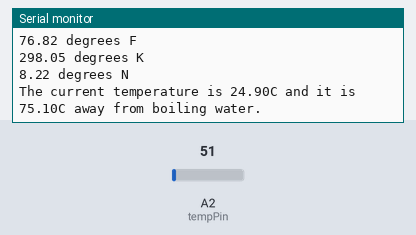
The sketch below on a simulated Arduino Uno, built with avr-gcc and run on an emulated ATmega328P. On the bench: the last lines printed to the serial monitor. Inputs (shaded band) come from the test bench; at power-on: A2 (tempPin) = 51.

Above: at 3.9 s.
4.0 s: A2 (tempPin) set to 61
At 7.0 s:
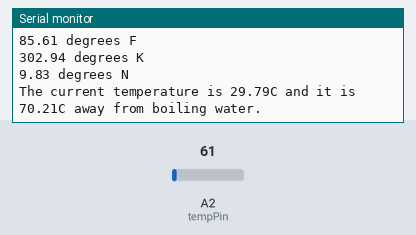
8.0 s: A2 (tempPin) set to 71
At 10.8 s:
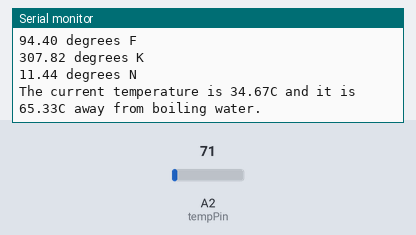
Timing chart, 0 to 12.3 s (numbered marks = the images above; inputs shaded):
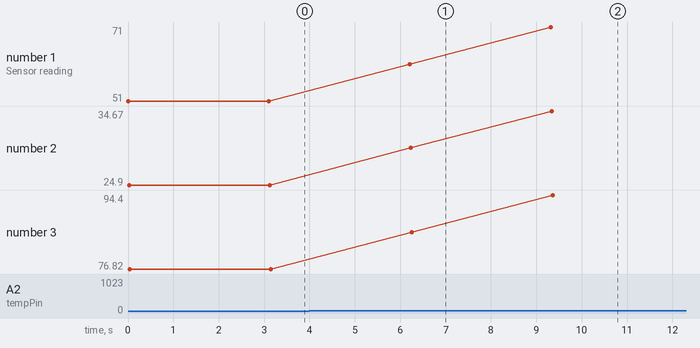

Measured:
- after the input at 4.0 s, the serial monitor: prints a new line after 2.2 s (image 1)
- after the input at 8.0 s, the serial monitor: prints a new line after 1.3 s (image 2)
- plotted number 1: 51 → 61 after the input at 4.0 s, 61 → 71 after the input at 8.0 s
- plotted number 2: 24.9 → 29.79 after the input at 4.0 s, 29.79 → 34.67 after the input at 8.0 s
- plotted number 3: 76.82 → 85.61 after the input at 4.0 s, 85.61 → 94.4 after the input at 8.0 s

The sketch:

Temperature.ino
```cpp
// (licence header left out)
int tempPin = A2;     //The temperature sensor is plugged into pin A2 of the Arduino.
int data;             //This will store the data from the sensor.
int waitTime = 3000;  //Wait
void setup(void) {    //The Setup function runs once.
  Serial.begin(9600); //This will enable the Arduino to send data to the Serial monitor.
}

void loop(void) { //The loop function runs forever.
  data = analogRead(tempPin);        //Read from the temperature sensor
  Serial.print("Sensor reading = "); //Serial.print displays to the Serial Monitor.
  Serial.println(data);                //This is the raw analog reading

  // Calculate and display temperature.
  float temperatureC = (5.0 * data * 100.0) / 1024;
  Serial.print(temperatureC); Serial.println(" degrees C");

  // Convert temperature to Fahrenheight and display.
  float temperatureF = (temperatureC * 9.0 / 5.0) + 32.0;
  Serial.print(temperatureF); Serial.println(" degrees F");

  // Convert temperature to Kelvin and display
  float temperatureK = temperatureC + 273.15;
  Serial.print(temperatureK); Serial.println(" degrees K");

  // Convert temperature to Newton and display
  float temperatureN = temperatureC * 0.33000;
  Serial.print(temperatureN); Serial.println(" degrees N");

  // Show how far away the current temperature is away from boiling water
  float distBoilWater = 100 - temperatureC;
  Serial.print("The current temperature is ");
  Serial.print(temperatureC);
  Serial.print("C and it is ");
  Serial.print(distBoilWater);
  Serial.println("C away from boiling water.\n");


  delay(waitTime); //Wait waitTime before running again.
}
```
